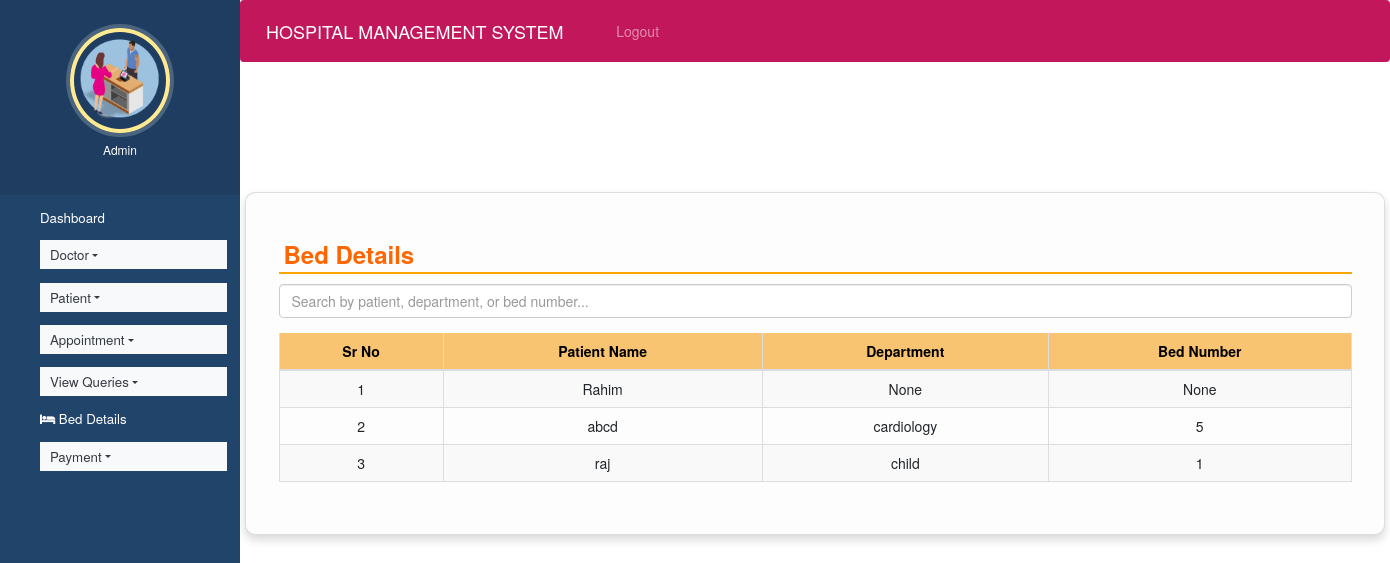
The page /bed_details/ on the database as committed earlier.
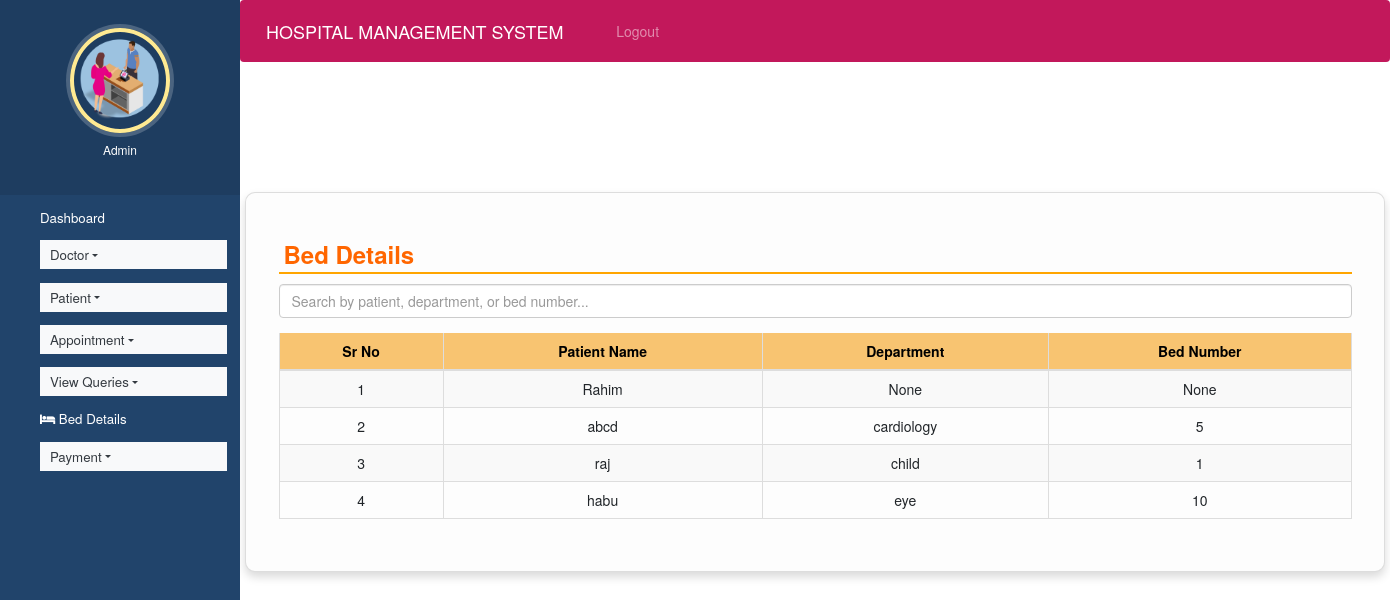
The same page on the database as committed later.
### hospitals/models.py (models this page shows, shortened)
class Patient(models.Model):
    name = models.CharField(max_length=50)
    gender = models.CharField(max_length=10)
    mobile = models.IntegerField(null=True)
    address = models.CharField(max_length=50)
    department = models.CharField(null=True, blank=True)
    bed_number = models.CharField(null=True, blank=True)

### hospitals/views.py (the view)
# urls.py: path('bed_details/', bed_details, name='bed_details'),
def bed_details(request):
    patients = Patient.objects.all()
    return render(request, 'bed_details.html', {'patients': patients})

### hospitals/templates/bed_details.html (shortened to what this page needs)
{% extends 'admin_nav.html' %}
{% load static %}
{% block content %}
<html>
<head>
  <link rel="stylesheet" href="https://maxcdn.bootstrapcdn.com/bootstrap/3.4.1/css/bootstrap.min.css">
</head>
<body>
<br><br><br>
<div class="container card shadow">
  <div class="card-body">
    <h5 class="p-2" style="border-bottom: 2px solid orange">Bed Details</h5>
    <input type="text" id="searchInput" onkeyup="searchTable()" class="form-control" placeholder="Search by patient, department, or bed number...">
    <div class="table-responsive">
      <table id="bedTable" class="table table-bordered table-striped">
        <thead>
          <tr>
            <th>Sr No</th>
            <th>Patient Name</th>
            <th>Department</th>
            <th>Bed Number</th>
          </tr>
        </thead>
        <tbody>
          {% for p in patients %}
          <tr>
            <td>{{ forloop.counter }}</td>
            <td>{{ p.name }}</td>
            <td>{{ p.department }}</td>
            <td>{{ p.bed_number }}</td>
          </tr>
          {% empty %}
          <tr>
            <td colspan="4" class="text-center">No bed details found.</td>
          </tr>
          {% endfor %}
        </tbody>
      </table>
    </div>
  </div>
</div>
</body>
</html>
{% endblock content %}

Rows that differ between the two databases and show on the page:
added Patient: name "habu", department "eye", bed_number "10"
